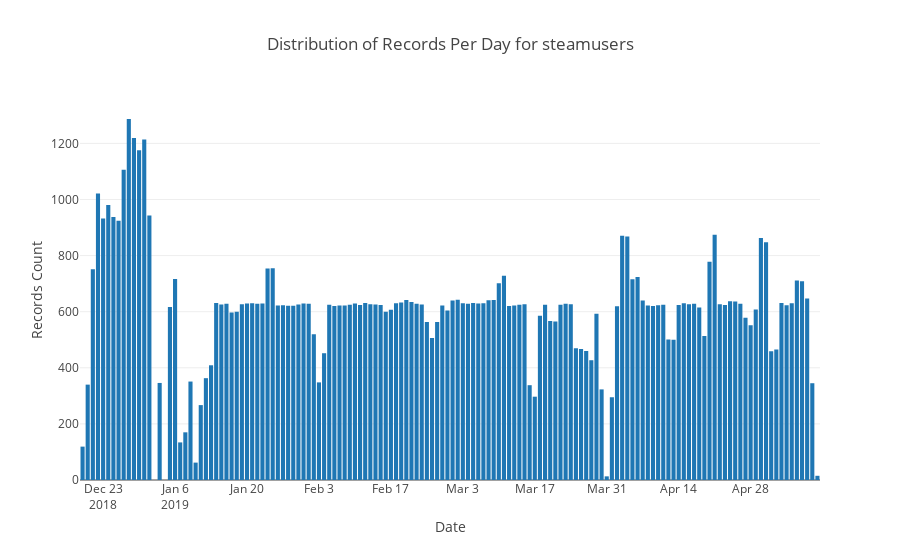

Notebook code for this chart:
### Markdown cell above
## These are the number of records we have per day for the `steamusers` Mongo collection.  This is created using the `steamusers.py` script.

### Code cell
# https://plot.ly/python/bar-charts/

data = [Bar(
        x=grouped_df['date'],
        y=grouped_df['count']
    )]

layout = Layout(
        title='Distribution of Records Per Day for steamusers',
        xaxis=dict(
            title='Date'
        ),
        yaxis=dict(
            title='Records Count'
        )
    )

fig = Figure(data=data, layout=layout)

iplot(fig)

### Figure 1 — Plotly figure (JSON) as saved in the notebook; plotly's stock layout.template omitted (floating-point values rounded to 4 significant figures; data arrays with more than 128 entries replaced by an {"elided": "..."} marker saying what was removed)
{"data": [{"type": "bar", "uid": "5592d2d8-208b-4d8e-b0cc-1a02605a618f", "x": {"elided": "142 str values"}, "y": {"elided": "142 int values"}}], "layout": {"title": {"text": "Distribution of Records Per Day for steamusers"}, "xaxis": {"title": {"text": "Date"}}, "yaxis": {"title": {"text": "Records Count"}}}}
